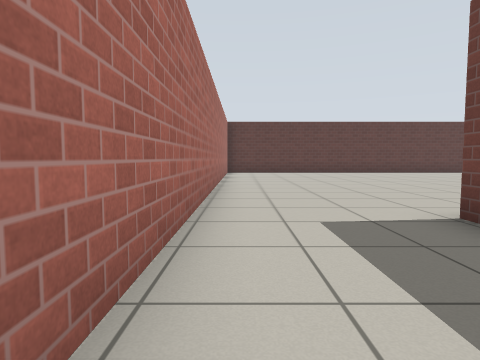
[1] (above)

19 first-person views from a walk through a world built for the Gazebo simulator. The camera is 0.72 m above the floor, tilts 4° down and sees 75° across. The floor is counted in squares, 1 m on a side. Each view is taken from the middle of a square. On the plan, view 1 faces up. The plan holds only what a view shows up to about 10 squares ahead; the rest is blank. Simple patterns stand in for the simulator's built-in surfaces.

[2]
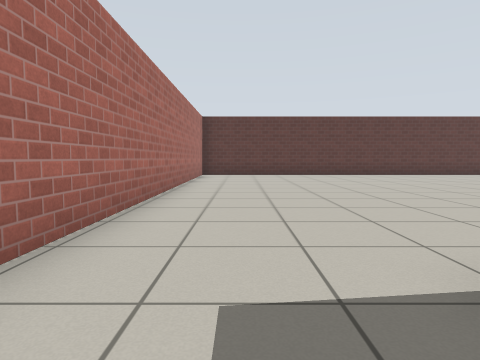

[3]
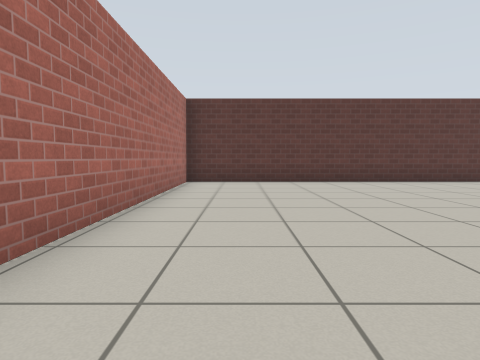

[4]
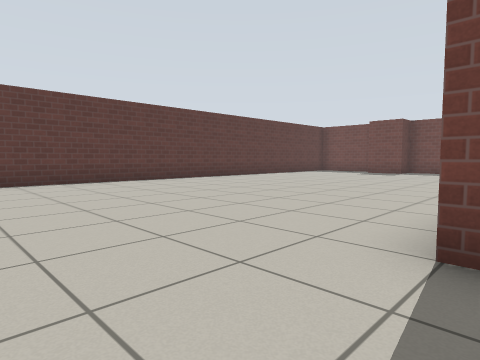

[5]
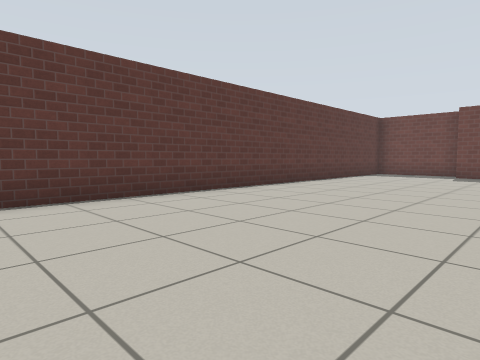

[6]
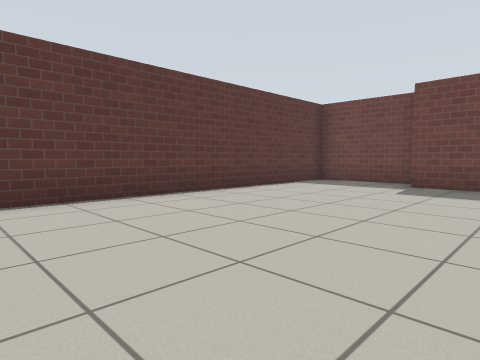

[7]
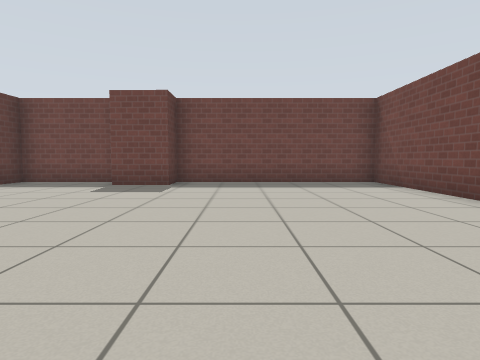

[8]
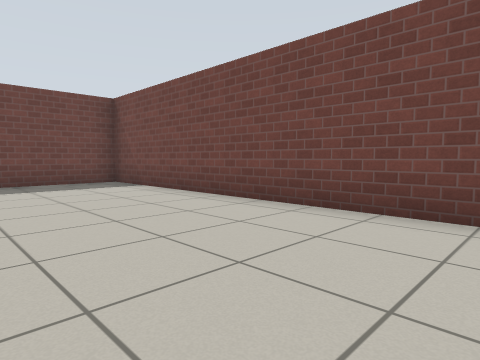

[9]
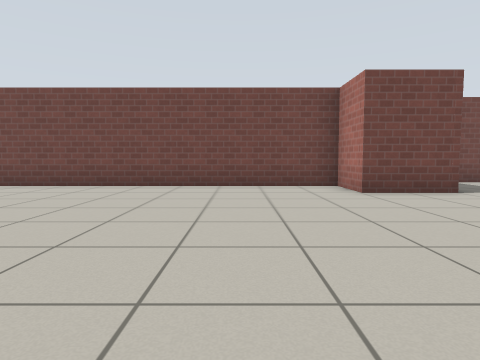

[10]
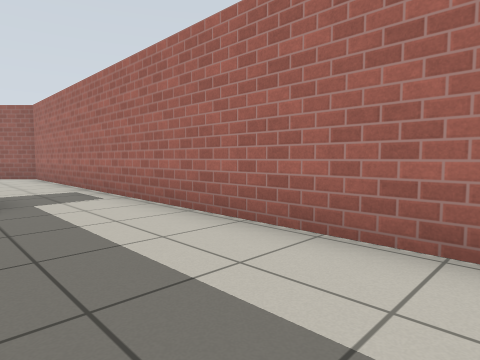

[11]
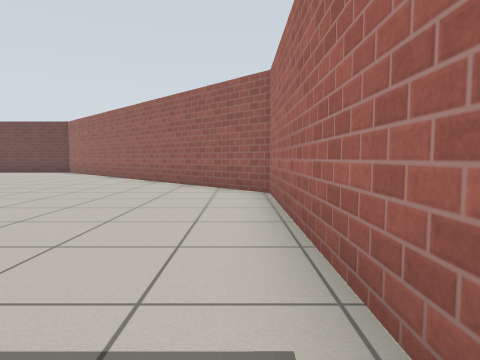

[12]
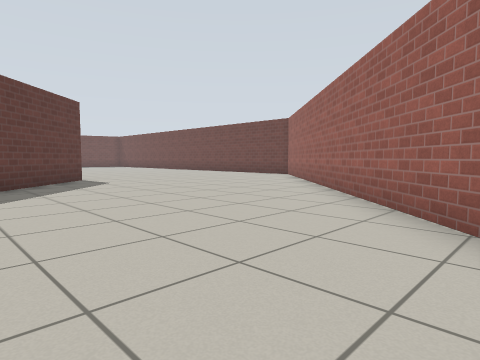

[13]
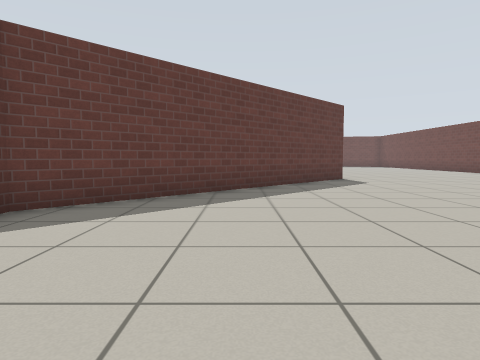

[14]
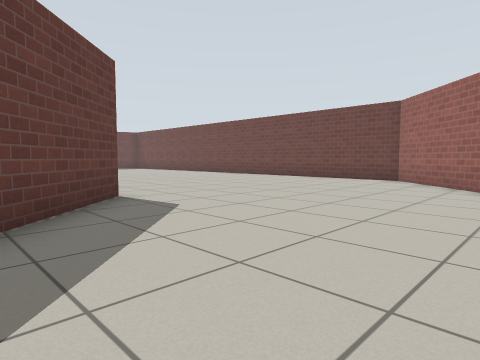

[15]
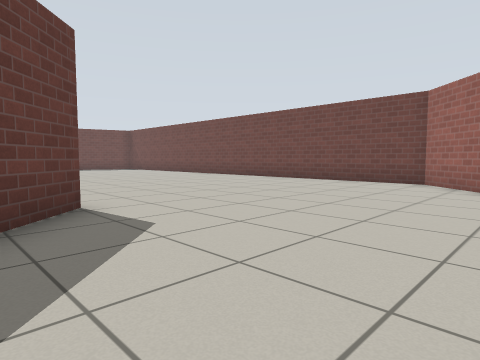

[16]
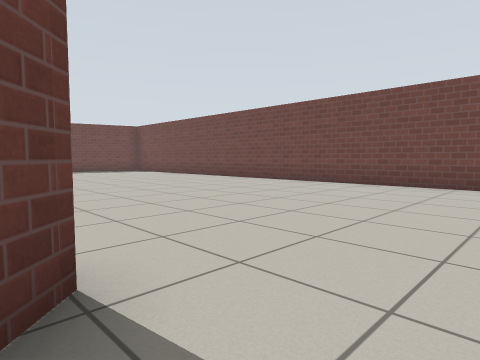

[17]
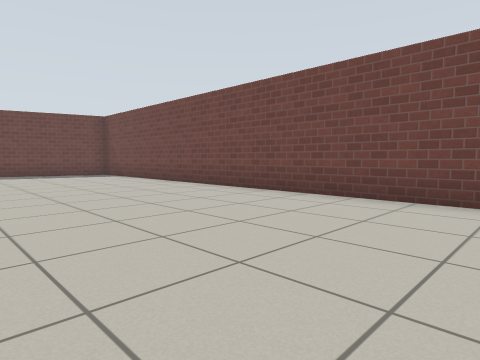

[18]
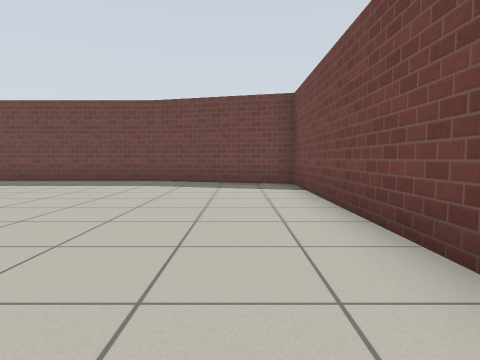

[19]
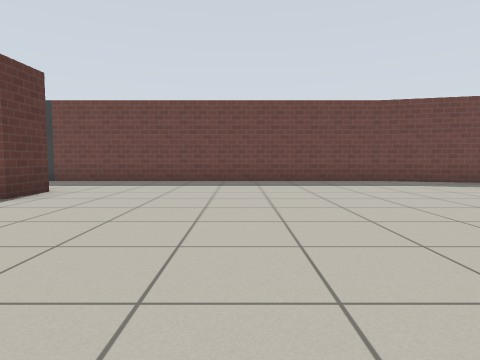

### Floor plan
Points are (right, up) in squares from view 1. A wall is a line through its corners. A room is listed if a view was taken in it or the views show most of it. See-through windows are left out.
Room 1 (views 1, 2, 3, 4, 5, 6, 7, 8, 9, 10)
walls: (6.4, 6.5) (8.5, 6.5) (8.5, 4.9) (20.4, 4.9) (20.4, 10.9) (19.3, 10.9) (19.4, 12.4); (3.7, 3.7) (4.5, 3.7); (20.4, 12.6) (20.4, 15.5) (-0.6, 15.5) (-0.6, -1.5)
ways out: opening at (0.5, -1.5) to room 2
Room 2 (views 11, 12, 13, 14, 15, 16, 17, 18, 19)
walls: (10.9, -10.6) (4.1, -3.8); (23.7, -5.9) (22.4, -5.9); (26.8, -14.4) (26.8, -4); (-0.6, -1.5) (-0.6, -9.5) (8.4, -18.5) (25.7, -18.5) (26.8, -14.3)
ways out: opening at (0.5, -1.5) to room 1

Positions as (right, up) in squares from view 1, and headings:
1: (0, 0), facing up
2: (1, 2), facing up
3: (1, 6), facing up
4: (4, 6), facing up-right
5: (6, 10), facing up-right
6: (11, 10), facing up-right
7: (11, 9), facing right
8: (11, 9), facing down-right
9: (11, 13), facing down
10: (2, 3), facing down-left
11: (0, -3), facing down
12: (0, -7), facing down-right
13: (0, -7), facing right
14: (5, -8), facing down-right
15: (6, -9), facing down-right
16: (9, -10), facing down-right
17: (12, -13), facing down-right
18: (17, -17), facing right
19: (17, -10), facing right
